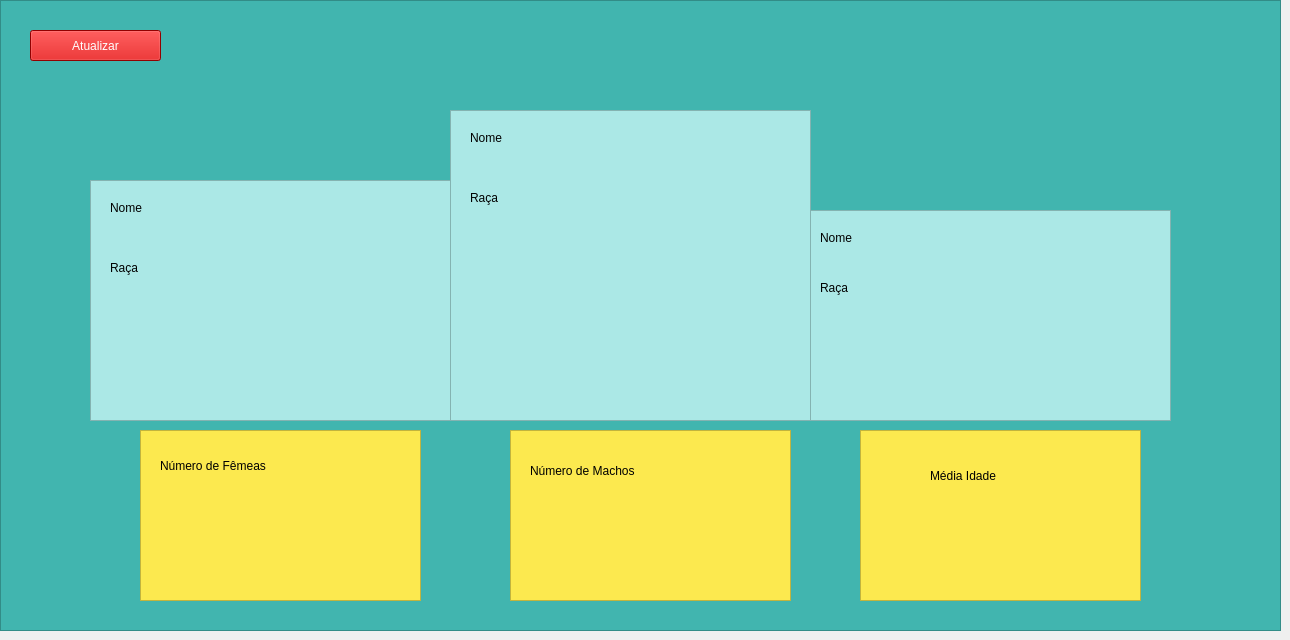
    <widget class="QWidget" name="tab_2">
     <attribute name="title">
      <string>Resultados Campẽos</string>
     </attribute>
     <widget class="QFrame" name="frame_6">
      <property name="geometry">
       <rect>
        <x>0</x>
        <y>0</y>
        <width>1281</width>
        <height>631</height>
       </rect>
      </property>
      <property name="styleSheet">
       <string notr="true">background-color: rgb(65, 181, 175);</string>
      </property>
      <property name="frameShape">
       <enum>QFrame::StyledPanel</enum>
      </property>
      <property name="frameShadow">
       <enum>QFrame::Raised</enum>
      </property>
      <widget class="QFrame" name="frame_7">
       <property name="geometry">
        <rect>
         <x>450</x>
         <y>110</y>
         <width>361</width>
         <height>311</height>
        </rect>
       </property>
       <property name="styleSheet">
        <string notr="true">background-color: rgb(171, 232, 230);</string>
       </property>
       <property name="frameShape">
        <enum>QFrame::StyledPanel</enum>
       </property>
       <property name="frameShadow">
        <enum>QFrame::Raised</enum>
       </property>
       <widget class="QLabel" name="txt_vencedorPrimeiro">
        <property name="geometry">
         <rect>
          <x>90</x>
          <y>10</y>
          <width>261</width>
          <height>41</height>
         </rect>
        </property>
        <property name="styleSheet">
         <string notr="true">font: 75 16pt &quot;URW Bookman L&quot;;
color: rgb(0, 0, 0);</string>
        </property>
        <property name="text">
         <string/>
        </property>
       </widget>
       <widget class="QLabel" name="label_5">
        <property name="geometry">
         <rect>
          <x>20</x>
          <y>20</y>
          <width>41</width>
          <height>16</height>
         </rect>
        </property>
        <property name="styleSheet">
         <string notr="true">font: 75 10pt &quot;URW Bookman L&quot;;
color: rgb(0, 0, 0);</string>
        </property>
        <property name="text">
         <string>Nome</string>
        </property>
       </widget>
       <widget class="QLabel" name="label">
        <property name="geometry">
         <rect>
          <x>20</x>
          <y>80</y>
          <width>41</width>
          <height>16</height>
         </rect>
        </property>
        <property name="styleSheet">
         <string notr="true">font: 75 10pt &quot;URW Bookman L&quot;;
color: rgb(0, 0, 0);</string>
        </property>
        <property name="text">
         <string>Raça</string>
        </property>
       </widget>
       <widget class="QLabel" name="txt_racavencedora">
        <property name="geometry">
         <rect>
          <x>90</x>
          <y>70</y>
          <width>261</width>
          <height>31</height>
         </rect>
        </property>
        <property name="styleSheet">
         <string notr="true">font: 75 12pt &quot;URW Bookman L&quot;;
color: rgb(0, 0, 0);</string>
        </property>
        <property name="text">
         <string/>
        </property>
       </widget>
       <widget class="QLabel" name="primeiro">
        <property name="geometry">
         <rect>
          <x>30</x>
          <y>130</y>
          <width>311</width>
          <height>151</height>
         </rect>
        </property>
        <property name="styleSheet">
         <string notr="true">image: url(:/Imagens/Imagens/primeiro.png);</string>
        </property>
        <property name="text">
         <string/>
        </property>
       </widget>
      </widget>
      <widget class="QFrame" name="frame_15">
       <property name="geometry">
        <rect>
         <x>810</x>
         <y>210</y>
         <width>361</width>
         <height>211</height>
        </rect>
       </property>
       <property name="styleSheet">
        <string notr="true">background-color: rgb(171, 232, 230);</string>
       </property>
       <property name="frameShape">
        <enum>QFrame::StyledPanel</enum>
       </property>
       <property name="frameShadow">
        <enum>QFrame::Raised</enum>
       </property>
       <widget class="QLabel" name="TerceiroLugar">
        <property name="geometry">
         <rect>
          <x>120</x>
          <y>90</y>
          <width>141</width>
          <height>111</height>
         </rect>
        </property>
        <property name="styleSheet">
         <string notr="true">image: url(:/Imagens/Imagens/terceiro.png);</string>
        </property>
        <property name="text">
         <string/>
        </property>
       </widget>
       <widget class="QLabel" name="txt_racaTerceiro">
        <property name="geometry">
         <rect>
          <x>70</x>
          <y>60</y>
          <width>261</width>
          <height>31</height>
         </rect>
        </property>
        <property name="styleSheet">
         <string notr="true">font: 75 12pt &quot;URW Bookman L&quot;;
color: rgb(0, 0, 0);</string>
        </property>
        <property name="text">
         <string/>
        </property>
       </widget>
       <widget class="QLabel" name="label_12">
        <property name="geometry">
         <rect>
          <x>10</x>
          <y>70</y>
          <width>58</width>
          <height>16</height>
         </rect>
        </property>
        <property name="styleSheet">
         <string notr="true">font: 75 10pt &quot;URW Bookman L&quot;;
color: rgb(0, 0, 0);</string>
        </property>
        <property name="text">
         <string>Raça</string>
        </property>
       </widget>
       <widget class="QLabel" name="label_11">
        <property name="geometry">
         <rect>
          <x>10</x>
          <y>20</y>
          <width>41</width>
          <height>16</height>
         </rect>
        </property>
        <property name="styleSheet">
         <string notr="true">font: 75 10pt &quot;URW Bookman L&quot;;
color: rgb(0, 0, 0);</string>
        </property>
        <property name="text">
         <string>Nome</string>
        </property>
       </widget>
       <widget class="QLabel" name="txt_vencedorTerceiro">
        <property name="geometry">
         <rect>
          <x>70</x>
          <y>10</y>
          <width>261</width>
          <height>41</height>
         </rect>
        </property>
        <property name="styleSheet">
         <string notr="true">font: 75 16pt &quot;URW Bookman L&quot;;
color: rgb(0, 0, 0);</string>
        </property>
        <property name="text">
         <string/>
        </property>
       </widget>
      </widget>
      <widget class="QFrame" name="frame_13">
       <property name="geometry">
        <rect>
         <x>90</x>
         <y>180</y>
         <width>361</width>
         <height>241</height>
        </rect>
       </property>
       <property name="styleSheet">
        <string notr="true">background-color: rgb(171, 232, 230);</string>
       </property>
       <property name="frameShape">
        <enum>QFrame::StyledPanel</enum>
       </property>
       <property name="frameShadow">
        <enum>QFrame::Raised</enum>
       </property>
       <widget class="QLabel" name="Segundolugar">
        <property name="geometry">
         <rect>
          <x>110</x>
          <y>100</y>
          <width>151</width>
          <height>131</height>
         </rect>
        </property>
        <property name="styleSheet">
         <string notr="true">image: url(:/Imagens/Imagens/segundo.png);</string>
        </property>
        <property name="text">
         <string/>
        </property>
       </widget>
       <widget class="QLabel" name="txt_vencedorSegundo">
        <property name="geometry">
         <rect>
          <x>80</x>
          <y>10</y>
          <width>261</width>
          <height>41</height>
         </rect>
        </property>
        <property name="styleSheet">
         <string notr="true">font: 75 16pt &quot;URW Bookman L&quot;;
color: rgb(0, 0, 0);</string>
        </property>
        <property name="text">
         <string/>
        </property>
       </widget>
       <widget class="QLabel" name="label_9">
        <property name="geometry">
         <rect>
          <x>20</x>
          <y>20</y>
          <width>41</width>
          <height>16</height>
         </rect>
        </property>
        <property name="styleSheet">
         <string notr="true">font: 75 10pt &quot;URW Bookman L&quot;;
color: rgb(0, 0, 0);</string>
        </property>
        <property name="text">
         <string>Nome</string>
        </property>
       </widget>
       <widget class="QLabel" name="label_10">
        <property name="geometry">
         <rect>
          <x>20</x>
          <y>80</y>
          <width>58</width>
          <height>16</height>
         </rect>
        </property>
        <property name="styleSheet">
         <string notr="true">font: 75 10pt &quot;URW Bookman L&quot;;
color: rgb(0, 0, 0);</string>
        </property>
        <property name="text">
         <string>Raça</string>
        </property>
       </widget>
       <widget class="QLabel" name="txt_racaSegunda">
        <property name="geometry">
         <rect>
          <x>80</x>
          <y>80</y>
          <width>261</width>
          <height>21</height>
         </rect>
        </property>
        <property name="styleSheet">
         <string notr="true">font: 75 12pt &quot;URW Bookman L&quot;;
color: rgb(0, 0, 0);</string>
        </property>
        <property name="text">
         <string/>
        </property>
       </widget>
      </widget>
      <widget class="QPushButton" name="btn_atualizar">
       <property name="geometry">
        <rect>
         <x>30</x>
         <y>30</y>
         <width>131</width>
         <height>31</height>
        </rect>
       </property>
       <property name="styleSheet">
        <string notr="true">background-color: rgb(204, 0, 0);
alternate-background-color: rgb(237, 212, 0);
font: 14pt &quot;Ubuntu&quot;;
color: rgb(255, 255, 255);</string>
       </property>
       <property name="text">
        <string>Atualizar</string>
       </property>
      </widget>
      <widget class="QFrame" name="frame_8">
       <property name="geometry">
        <rect>
         <x>140</x>
         <y>430</y>
         <width>281</width>
         <height>171</height>
        </rect>
       </property>
       <property name="styleSheet">
        <string notr="true">background-color: rgb(252, 233, 79);</string>
       </property>
       <property name="frameShape">
        <enum>QFrame::StyledPanel</enum>
       </property>
       <property name="frameShadow">
        <enum>QFrame::Raised</enum>
       </property>
       <widget class="QLabel" name="generofeminino">
        <property name="geometry">
         <rect>
          <x>80</x>
          <y>60</y>
          <width>111</width>
          <height>101</height>
         </rect>
        </property>
        <property name="styleSheet">
         <string notr="true">font: 75 60pt &quot;URW Bookman L&quot;;</string>
        </property>
        <property name="text">
         <string/>
        </property>
       </widget>
       <widget class="QLabel" name="label_2">
        <property name="geometry">
         <rect>
          <x>20</x>
          <y>10</y>
          <width>251</width>
          <height>51</height>
         </rect>
        </property>
        <property name="styleSheet">
         <string notr="true">font: 75 18pt &quot;URW Bookman L&quot;;</string>
        </property>
        <property name="text">
         <string>Número de Fêmeas</string>
        </property>
       </widget>
      </widget>
      <widget class="QFrame" name="frame_9">
       <property name="geometry">
        <rect>
         <x>510</x>
         <y>430</y>
         <width>281</width>
         <height>171</height>
        </rect>
       </property>
       <property name="styleSheet">
        <string notr="true">background-color: rgb(252, 233, 79);</string>
       </property>
       <property name="frameShape">
        <enum>QFrame::StyledPanel</enum>
       </property>
       <property name="frameShadow">
        <enum>QFrame::Raised</enum>
       </property>
       <widget class="QLabel" name="generomasculino">
        <property name="geometry">
         <rect>
          <x>80</x>
          <y>70</y>
          <width>111</width>
          <height>91</height>
         </rect>
        </property>
        <property name="styleSheet">
         <string notr="true">font: 75 60pt &quot;URW Bookman L&quot;;</string>
        </property>
        <property name="text">
         <string/>
        </property>
       </widget>
       <widget class="QLabel" name="label_3">
        <property name="geometry">
         <rect>
          <x>20</x>
          <y>10</y>
          <width>231</width>
          <height>61</height>
         </rect>
        </property>
        <property name="styleSheet">
         <string notr="true">font: 75 18pt &quot;URW Bookman L&quot;;</string>
        </property>
        <property name="text">
         <string>Número de Machos</string>
        </property>
       </widget>
      </widget>
      <widget class="QFrame" name="frame_10">
       <property name="geometry">
        <rect>
         <x>860</x>
         <y>430</y>
         <width>281</width>
         <height>171</height>
        </rect>
       </property>
       <property name="styleSheet">
        <string notr="true">background-color: rgb(252, 233, 79);</string>
       </property>
       <property name="frameShape">
        <enum>QFrame::StyledPanel</enum>
       </property>
       <property name="frameShadow">
        <enum>QFrame::Raised</enum>
       </property>
       <widget class="QLabel" name="txt_mediaidade">
        <property name="geometry">
         <rect>
          <x>30</x>
          <y>70</y>
          <width>211</width>
          <height>91</height>
         </rect>
        </property>
        <property name="styleSheet">
         <string notr="true">font: 75 60pt &quot;URW Bookman L&quot;;</string>
        </property>
        <property name="text">
         <string/>
        </property>
       </widget>
       <widget class="QLabel" name="label_4">
        <property name="geometry">
         <rect>
          <x>70</x>
          <y>20</y>
          <width>151</width>
          <height>51</height>
         </rect>
        </property>
        <property name="styleSheet">
         <string notr="true">font: 75 18pt &quot;URW Bookman L&quot;;</string>
        </property>
        <property name="text">
         <string>Média Idade</string>
        </property>
       </widget>
      </widget>
      <zorder>frame_10</zorder>
      <zorder>frame_9</zorder>
      <zorder>frame_8</zorder>
      <zorder>frame_13</zorder>
      <zorder>frame_7</zorder>
      <zorder>frame_15</zorder>
      <zorder>btn_atualizar</zorder>
     </widget>
    </widget>
